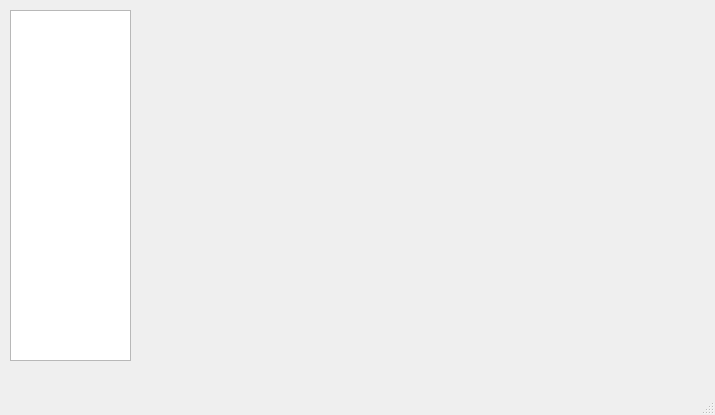
<?xml version="1.0" encoding="UTF-8"?>
<ui version="4.0">
 <class>MainWindow</class>
 <widget class="QMainWindow" name="MainWindow">
  <property name="geometry">
   <rect>
    <x>0</x>
    <y>0</y>
    <width>715</width>
    <height>415</height>
   </rect>
  </property>
  <property name="mouseTracking">
   <bool>true</bool>
  </property>
  <property name="tabletTracking">
   <bool>true</bool>
  </property>
  <property name="windowTitle">
   <string>网易云音乐(QT)</string>
  </property>
  <widget class="QWidget" name="centralwidget">
   <widget class="QListView" name="listView">
    <property name="geometry">
     <rect>
      <x>10</x>
      <y>10</y>
      <width>121</width>
      <height>351</height>
     </rect>
    </property>
   </widget>
  </widget>
  <widget class="QMenuBar" name="menubar">
   <property name="geometry">
    <rect>
     <x>0</x>
     <y>0</y>
     <width>715</width>
     <height>23</height>
    </rect>
   </property>
  </widget>
  <widget class="QStatusBar" name="statusbar"/>
 </widget>
 <resources/>
 <connections/>
</ui>
